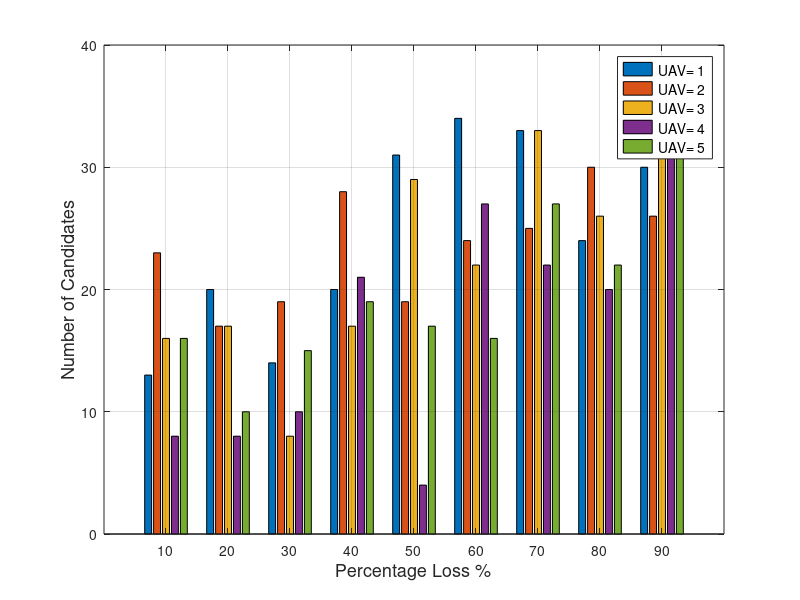

Write MATLAB code to recreate this figure.
x = 10:10:90;

y_A = [30, 24, 33, 34, 31, 20, 14, 20, 13];
y_B = [26, 30, 25, 24, 19, 28, 19, 17, 23];
y_C = [34, 26, 33, 22, 29, 17, 8, 17, 16];
y_D = [31, 20, 22, 27, 4, 21, 10, 8, 8];
y_E = [36, 22, 27, 16, 17, 19, 15, 10, 16];

y_A = flip(y_A);
y_B = flip(y_B);
y_C = flip(y_C);
y_D = flip(y_D);
y_E = flip(y_E);
figure;
bar(x, [y_A', y_B', y_C', y_D', y_E'], 'grouped');
legend('UAV= 1','UAV= 2', 'UAV= 3','UAV= 4', 'UAV= 5' ,'FontSize', 10);
h1= xlabel('Percentage Loss %'); 
h2=ylabel('Number of Candidates');
%title(' Percentage Loss vs Number of Candidates')
%or h=get(gca,'xlabel')
set(h1, 'FontSize', 13)
set(h2, 'FontSize', 13)
grid on;

